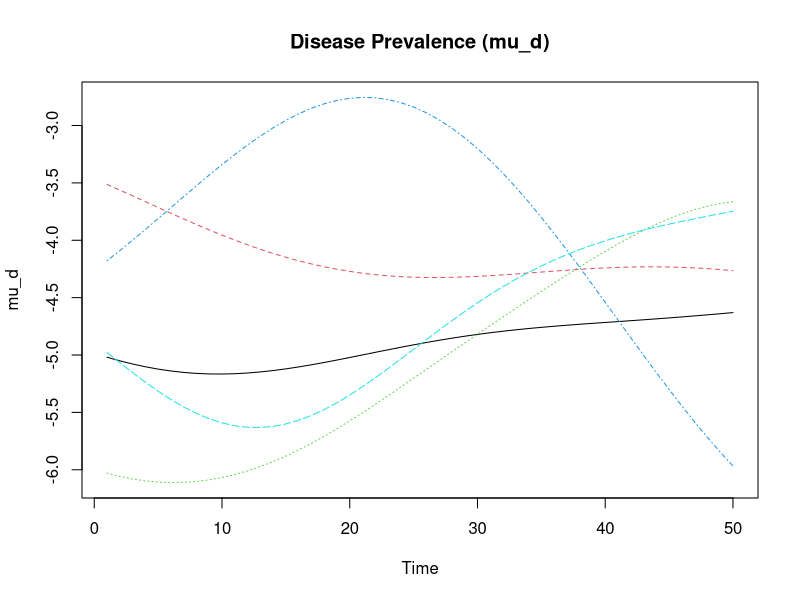
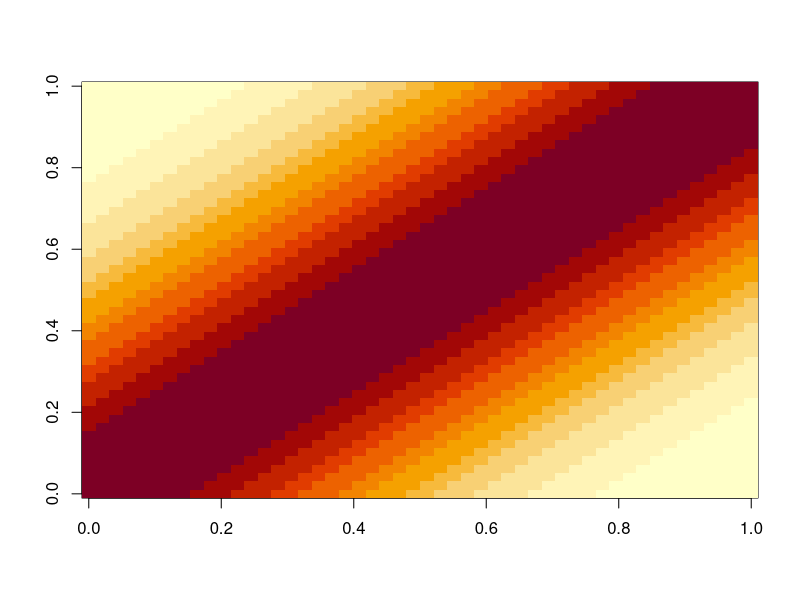
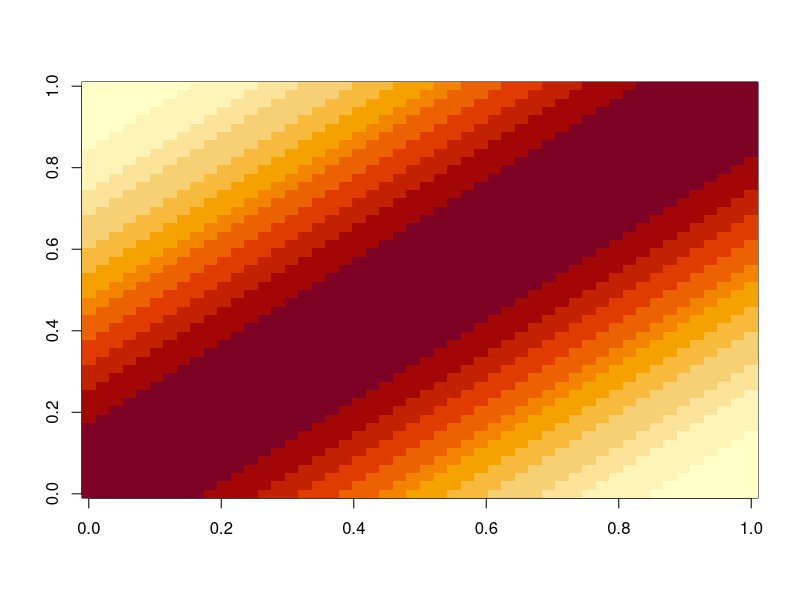
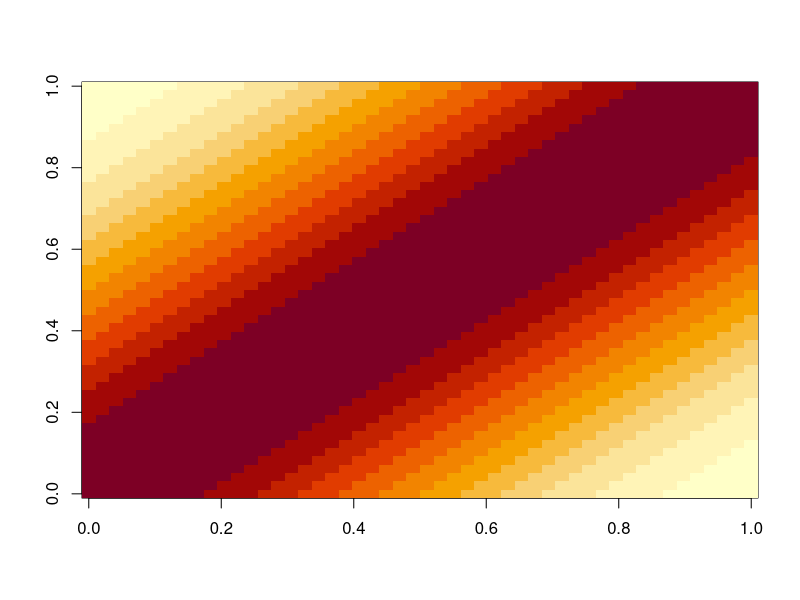
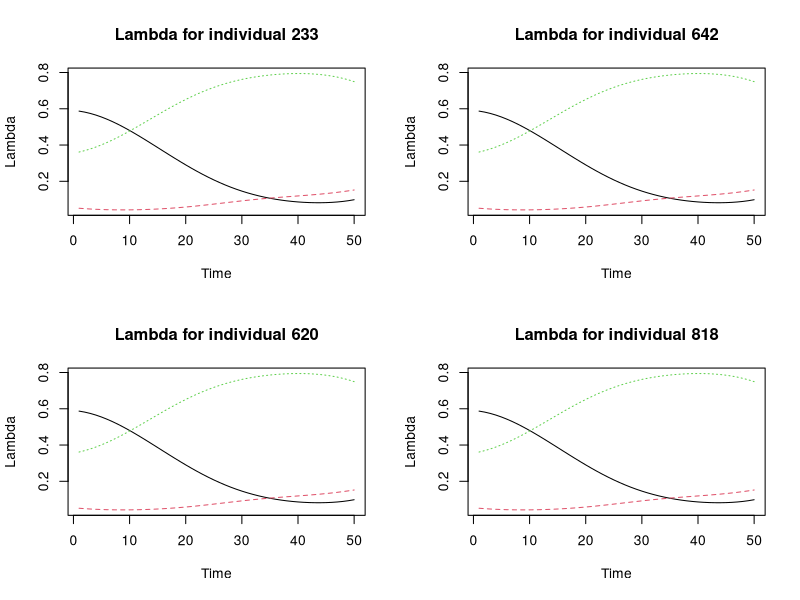
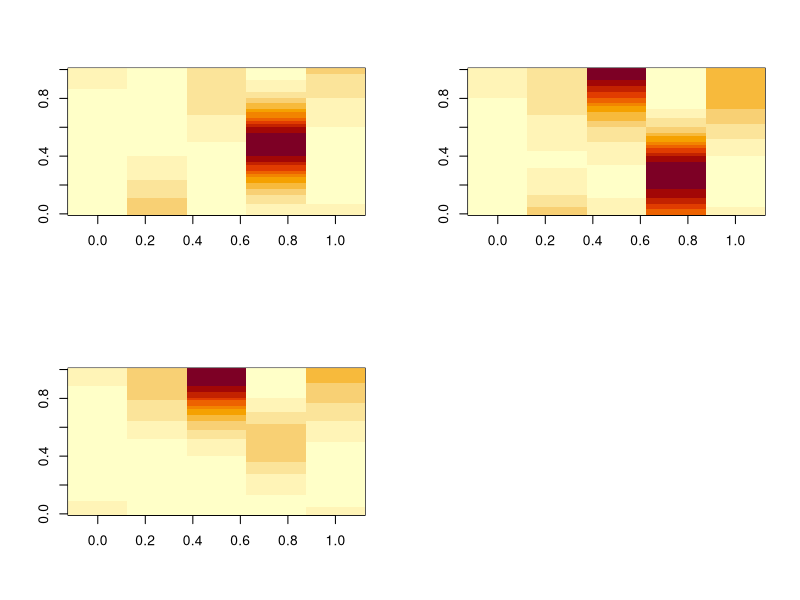
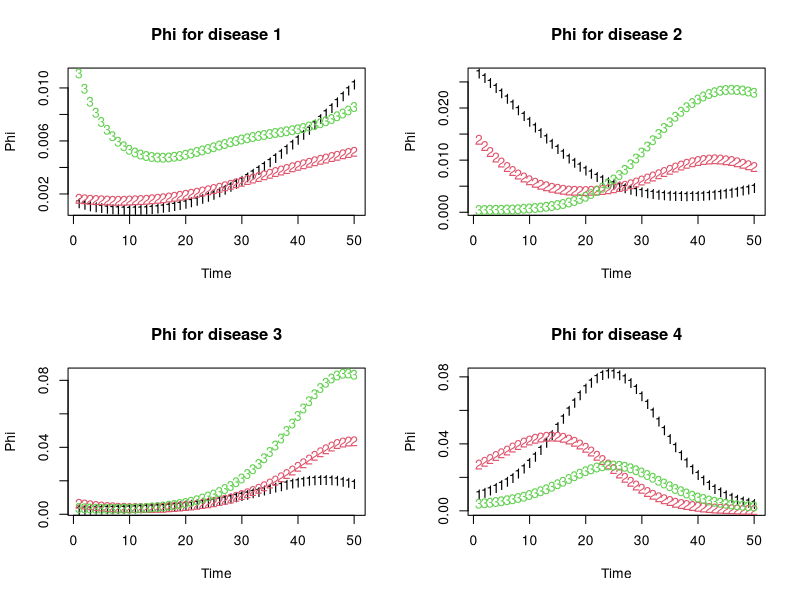
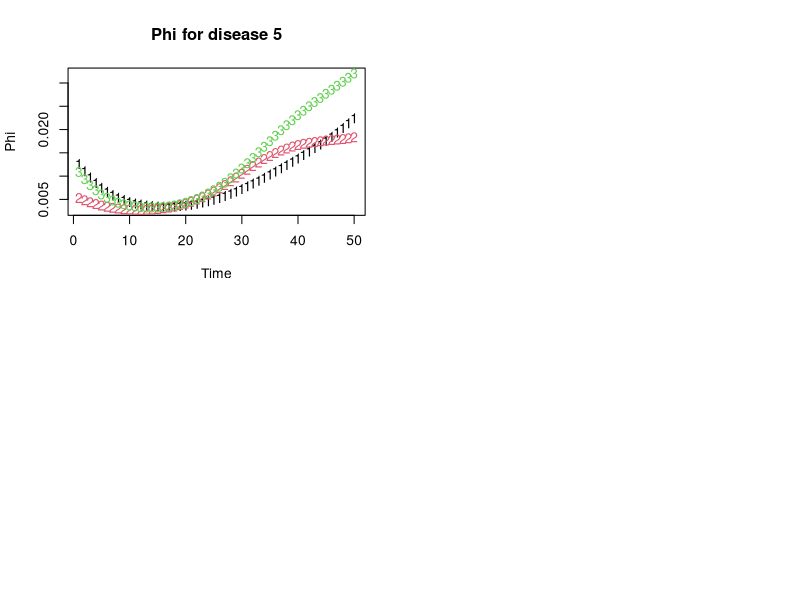

Recreate these plots in R, in order.

library(mvtnorm)
library(MASS)
library(pracma)
library(reshape2)
library(dplyr)
set.seed(123)

K = 3
N = 1000
D = 5
T = 50
num_covariates = 5


## things we will treat as fixed:

# Create time differences matrix
time_diff <- outer(seq_len(T), seq_len(T), "-")
# Store scales
length_scales_lambda <- runif(K, T / 3, T / 2)
var_scales_lambda <- runif(K, 0.8, 1.2)  # Reduced range to control the scale


length_scales_phi <- runif(K, T / 3, T / 2)
var_scales_phi <- runif(K, 0.8, 1.2)


length_scales_mu <- runif(D, T / 3, T / 2)
var_scales_mu <- runif(D, 0.8, 1.2)

## simulate mu (we will treat as fixed)


mu_d = array(NA, dim = c(D, T))
# Simulate lambda_ik(t) using a different covariance matrix for each topic

for (d in 1:D) {
  cov_matrix_mu <- exp(-0.5 * var_scales_mu[d] * (time_diff ^ 2) / length_scales_mu[d] ^
                         2)
  mu_d[d, ] <- mvrnorm(1, mu = rep(logit(0.01), T), Sigma = cov_matrix_mu)
}

par(mfrow = c(1, 1))
matplot(
  t(mu_d),
  type = 'l',
  main = "Disease Prevalence (mu_d)",
  xlab = "Time",
  ylab = "mu_d"
)



###


# Create lambda,phi matrix
g_i = array(rnorm(num_covariates * N), dim = c(N, num_covariates))
lambda_ik = array(NA, dim = c(N, K, T))
phi_kd = array(NA, dim = c(K, D, T))
Gamma_k = matrix(rnorm(num_covariates * K), nrow = K, ncol = num_covariates)

## simulate lambda

for (k in 1:K) {
  # Simulate lambda_ik(t) using a different covariance matrix for each topic
  cov_matrix <- exp(-0.5 * var_scales_lambda[k] * (time_diff ^ 2) / length_scales_lambda[k] ^
                      2)
  image(cov_matrix)
  for (i in 1:N) {
    mean_lambda = g_i[i, ] %*% Gamma_k[k, ]
    # lambda_ik[i, k, ] <- log(1 + exp(mvrnorm(
    #   1, mu = rep(mean_lambda, T), Sigma = cov_matrix
    # )))  # Ensure positivity
    lambda_ik[i, k, ] <- mvrnorm(
      1, mu = rep(mean_lambda, T), Sigma = cov_matrix
    )
  }
}

softmax=function(x){
  return(exp(x)/sum(exp(x)))
}

s=apply(lambda_ik,c(1,3),function(x){softmax(x)})

#max_lambda=10
#lambda_ik[lambda_ik>max_lambda]=max_lambda

par(mfrow = c(2, 2))
for (i in sample(1:N, 4)) {
  matplot(
    t(s[,1 , ]),
    type = 'l',
    main = paste("Lambda for individual", i),
    xlab = "Time",
    ylab = "Lambda"
  )
}



## simulate phi

for (k in 1:K) {
  # Simulate lambda_ik(t) using a different covariance matrix for each topic
  cov_matrix <- exp(-0.5 * var_scales_phi[k] * (time_diff ^ 2) / length_scales_phi[k] ^
                      2)
  #image(cov_matrix)
  for (d in 1:D) {
    phi_kd[k, d, ] <- plogis(mvrnorm(1, mu = mu_d[d,], Sigma = cov_matrix))
  }
  image(phi_kd[k,,])
}


par(mfrow = c(2, 2))
for (d in 1:D) {
  matplot(
    t(phi_kd[, d, ]),
    
    main = paste("Phi for disease", d),
    xlab = "Time",
    ylab = "Phi"
  )
}

par(mfrow = c(2, 2))
for (k in 1:K) {
  matplot(
    t(phi_kd[k, , ]),
    
    main = paste("Phi for topic", k),
    xlab = "Time",
    ylab = "Phi"
  )
}
###

y = array(0, dim = c(N, D, T))
pi_values = array(NA, dim = c(N, D, T))

# Simulate data
for (i in 1:N) {
  for (d in 1:D) {
    for (t in 1:T) {
      if (sum(y[i, d, 1:t]) == 0) {
        # Disease hasn't occurred yet
        
        pi_idt <- sum(diag(s[,i , t] %*% t(phi_kd[, d, t])))
        
        pi_values[i, d, t] <- pi_idt  # Store the pi_idt value
        
        # Simulate diagnosis
        y[i, d, t] <- rbinom(1, 1, pi_idt)
      } else {
        break  # Stop once disease is diagnosed
      }
    }
  }
}



par(mfrow = c(2, 2))
for (i in sample(1:N, 4)) {
  matplot(
    t(pi_values[i, , ]),
    type = 'l',
    main = paste("Pi for individual", i),
    xlab = "Time",
    ylab = "Probability"
  )
}


### show nice Topelitz

# Create the Toeplitz matrix
# Load required libraries
library(Matrix)
library(pracma)

# Define the RBF kernel function
rbf_kernel <- function(t1, t2, length_scale, variance) {
  return(variance * exp(-0.5 * (t1 - t2) ^ 2 / length_scale ^ 2))
}

# Generate time points
time_points <- 1:50

# Define kernel hyperparameters
length_scale <- 10
variance <- 1
jitter <- 1e-6  # Small jitter term to improve conditioning

# Compute the first row of the Toeplitz matrix
first_row <- sapply(time_points, function(t)
  rbf_kernel(time_points[1], t, length_scale, variance))

# Create the Toeplitz matrix
K <- toeplitz(first_row)

# Add jitter to the diagonal to improve stability
K <- K + diag(jitter, nrow(K))
image(K)
# Invert the Toeplitz matrix
K_inv <- solve(K)

# Display the inverted matrix
image(K_inv)


par(mfrow = c(1, 2))
image(K, main = "Toeplitz Matrix (K)", col = terrain.colors(100))
image(K_inv, main = "Inverse Toeplitz Matrix (K_inv)", col = terrain.colors(100))

# Assuming Y is your original tensor from the simulation
Y=y
N <- dim(Y)[1]
D <- dim(Y)[2]
T <- dim(Y)[3]

# Convert Y to logit scale, with smoothing to avoid infinite values
Y_smooth <- (Y * (N * D * T - 1) + 0.5) / (N * D * T)
Y_logit <- log(Y_smooth / (1 - Y_smooth))

# Compute mu_d from the logit Y
mu_d <- array(0, dim = c(D, T))
for (d in 1:D) {
  p <- colMeans(Y_logit[, d, ])
  mu_d[d, ] <- p  
}

# Center Y_logit by subtracting mu_d (already log-transformed prevalence)
Y_centered <- array(0, dim = c(N, D, T))
for (d in 1:D) {
  Y_centered[, d, ] <- Y_logit[, d, ] - matrix(mu_d[d, ], nrow = N, ncol = T, byrow = TRUE)
}